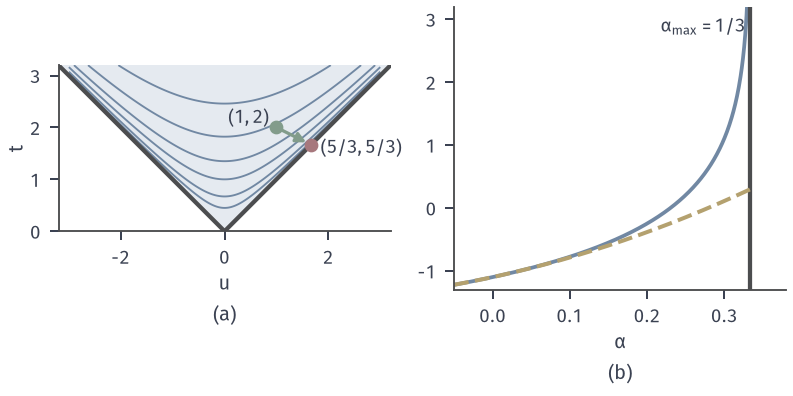

Reproduce this figure in Python.
from pathlib import Path
import sys
ROOT = next(p for p in Path(__file__).resolve().parents if (p/"build.sh").is_file() and (p/"tex/book.tex").is_file())
sys.path.insert(0, str(ROOT/"figures/05-optimization/06-constrained-optimization/matplotlib/nlipm-common"))
from nlipm import *
OUT = Path(__file__).resolve().parent
# Second-order cone with one-dimensional u: barrier level sets and exact step to the boundary.
fig, (a, b) = figure(width_mm=112, height_mm=56, ncols=2)
u, t = np.meshgrid(np.linspace(-3, 3, 600), np.linspace(.02, 3.2, 500)); om = t**2-u**2
with np.errstate(all='ignore'): Z = np.ma.masked_where(om <= 1e-6, -np.log(om))
a.fill([0, 3.2, -3.2], [0, 3.2, 3.2], color=BLUE_FILL, zorder=0)
a.contour(u, t, Z, levels=[-1.8, -1.2, -.6, 0, .8, 1.6], colors=BLUE, linewidths=.75, linestyles='solid', zorder=1)
a.plot([-3.2, 0, 3.2], [3.2, 0, 3.2], color=EDGE, lw=1.7, zorder=2)
x = np.array([1., 2.]); d = np.array([2., -1.]); am = 1/3
a.annotate('', xy=x+.9*am*d*1.1, xytext=x, arrowprops=dict(arrowstyle='-|>', color=GREEN, lw=1.3), zorder=5)
a.plot(*x, 'o', color=GREEN, ms=4.5, zorder=6); a.plot(*(x+am*d), 'o', color=RED, ms=4.5, zorder=6)
a.text(.86, 2.08, '$(1,2)$', fontsize=7.5, ha='right', zorder=7); a.text(1.85, 1.5, '$(5/3,5/3)$', fontsize=7.5, zorder=7)
a.set_xlim(-3.2, 3.2); a.set_ylim(0, 3.2); a.set_aspect('equal'); tag(a, '$u$', '(a)'); a.set_ylabel('$t$', labelpad=1)
al = np.linspace(-.05, am-1e-4, 500); w = 3-8*al-3*al**2
b.plot(al, -np.log(w), color=BLUE, lw=1.5); b.axvline(am, color=EDGE, lw=1.7)
dphi = 8/3; ddphi = (8/3)**2+2*3/3
qq = -np.log(3)+dphi*al+.5*ddphi*al**2; b.plot(al, qq, color=YELLOW, lw=1.6, ls='--')
b.set_xlim(-.05, .38); b.set_ylim(-1.3, 3.2); b.text(am-.006, 2.8, '$\\alpha_{\\max}=1/3$', fontsize=7.5, ha='right'); tag(b, '$\\alpha$', '(b)')
save(fig, OUT, 'figure', {'alpha_max': am, 'dphi': dphi, 'ddphi': ddphi})
